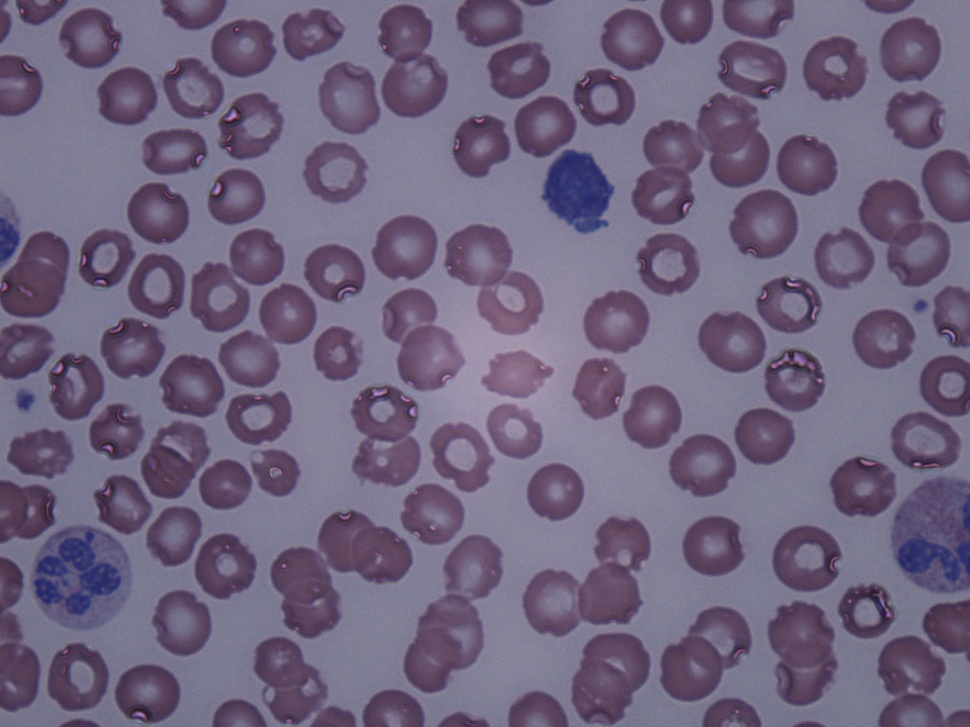
%> input picture Arslan_et_al-(2014)/data/b1.JPG, 970 x 727 px, shrunk from 1280 x 960 before the run
$ octave --eval "result = Sedat_et_al(imread('Arslan_et_al-(2014)/data/b1.JPG'));"   (GNU Octave 9; MATLAB toolbox functions it lacks are replaced by stand-ins)
%> lines starting %> are read from the running program, lines starting %| are printed output that depends on the picture; in (x1, y1, x2, y2) boxes, pixels count from 0 and x2, y2 are one past the last pixel; in counts of white or black regions, pixels touching at a corner belong together; the program's own positions count from 1
function [BW2] = Sedat_et_al(I)
%% Step 0: The original image is taken.
%% Step 1: The image뭩 intensity values are mapped to a new range by using imadjust.
Im = I;
%> Im is the input picture: size 727x970x3 uint8; mean R, G, B 111.9, 100.5, 126.6
R = Im(:,:,1);
G = Im(:,:,2);
B = Im(:,:,3);
R = imadjust(R);
B = imadjust(B);
G = imadjust(G);
I = cat(3,R,G,B);
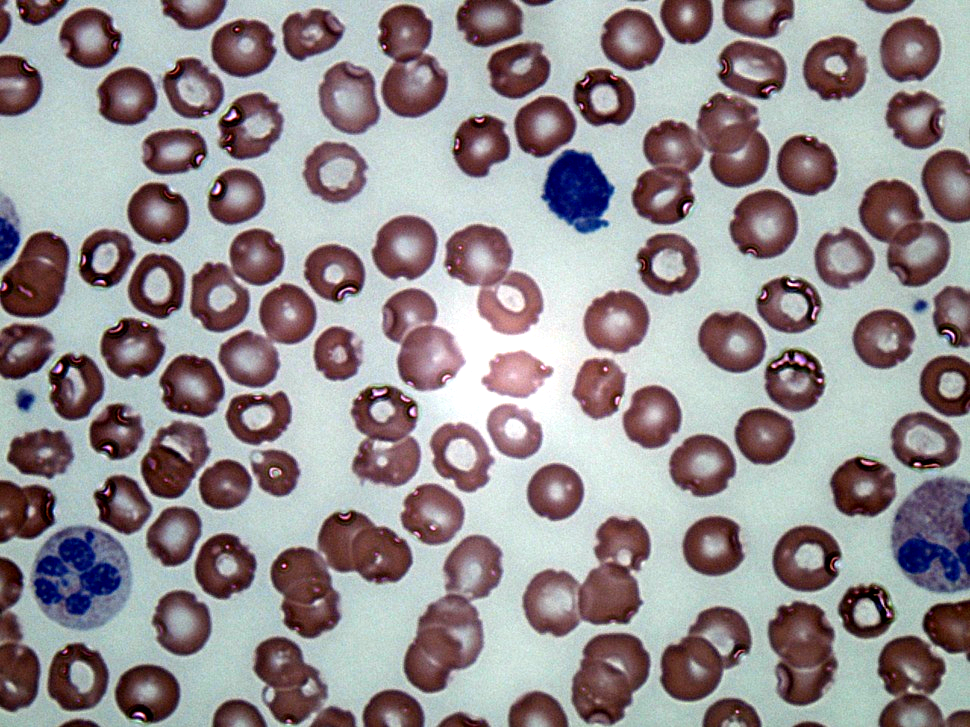
%> I: size 727x970x3 uint8; mean R, G, B 148.5, 141.2, 143.8
%% Step 2: The RGB image is converted to the grayscale image by using rgb2gray.
RGB = rgb2gray(I);
%% Step 3: The complement of the image is computed by using imcomplement.
gray = imcomplement(RGB);
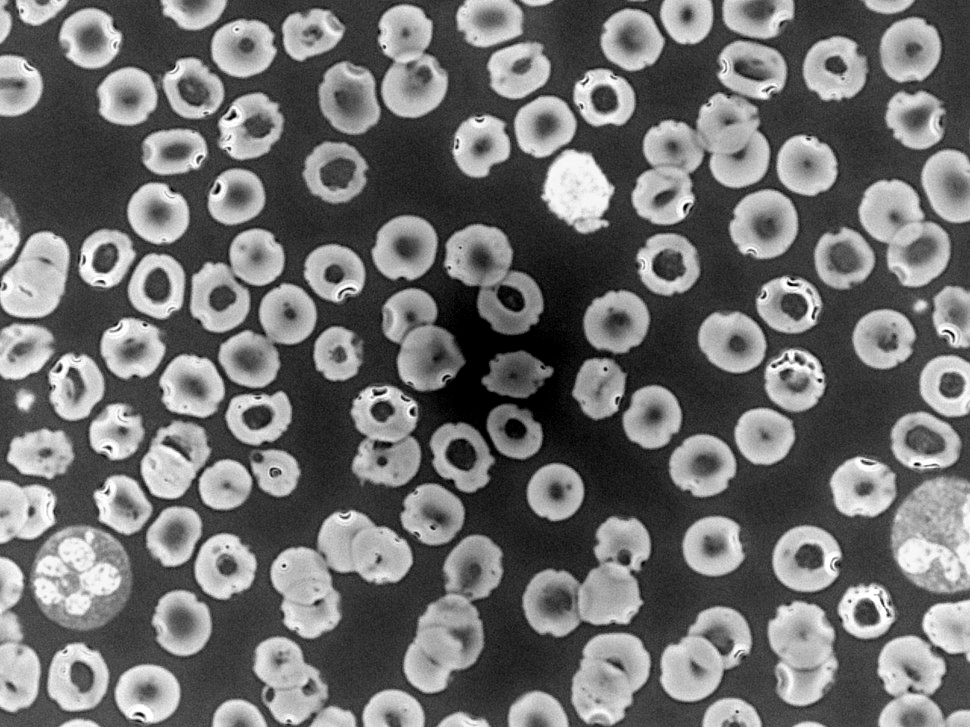
%> gray: size 727x970 uint8; min 0, max 255, mean 111.4
%% Step 4: Otsu뭩 method is used to automatically convert
%  the grayscale image to the binary image. The global
%  threshold (level) is computed by using graythresh.
level = graythresh(gray);
%> level = 0.475
BW = im2bw(gray,level);
%> BW: size 727x970 logical; 42.2% white; 156 white regions (43 under 20 px), largest, box (x1, y1, x2, y2) and area: (632, 93, 770, 225) 9422, (270, 510, 413, 639) 9201, (891, 476, 970, 593) 7622
%% Step 5: The imdilate function dilates the binary image
%  by using the flat, disk-shaped structuring element with
%  radius 1. Thus areas of foreground pixels grow in size
%  while holes within those regions become smaller.
se = strel('disk', 1);
SE = imdilate(BW, se);
%> SE: size 727x970 logical; 46.3% white; 121 white regions (10 under 20 px), largest, box (x1, y1, x2, y2) and area: (631, 40, 788, 226) 12969, (269, 509, 414, 640) 9751, (29, 525, 131, 631) 8158
% imshow(SE);
%% Step 6:
% gray2 = imcomplement(SE);
gray3 = imcomplement(BW);
BW = imfill(BW, 'holes');
%> BW: size 727x970 logical; 47.3% white; 142 white regions (29 under 20 px)
% imshow(BW);

%% Step 7
CC = bwconncomp(BW);
%> CC = 142 connected components
L = labelmatrix(CC);
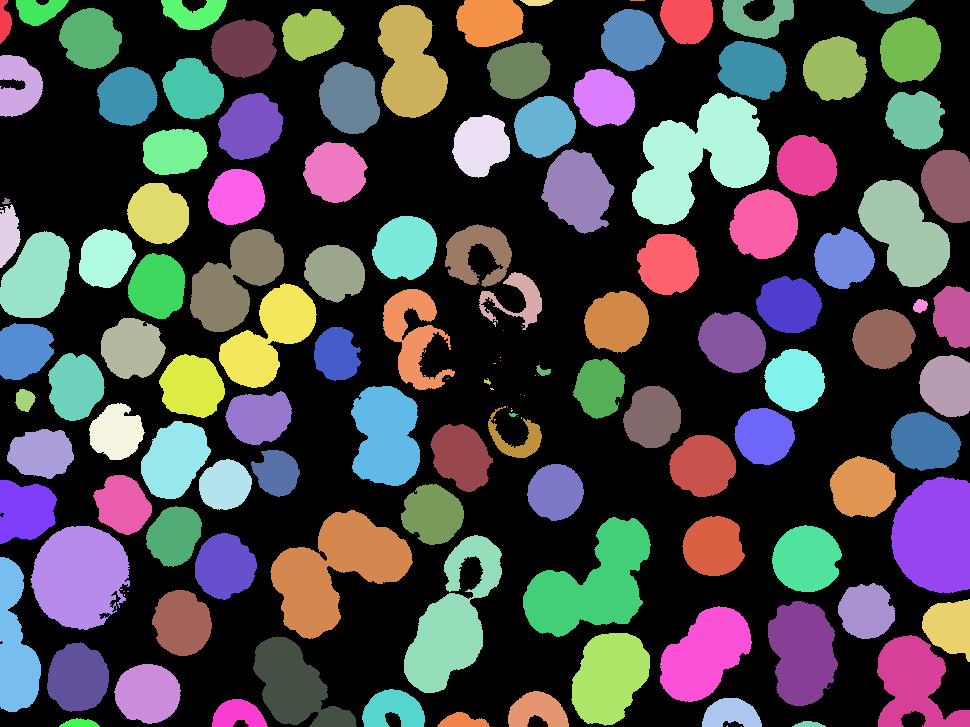
%> L: size 727x970 uint8; 143 distinct labels, from 0 to 142; one colour per label, 0 black
% figure, imshow(BW);
%% Step 8
stats = regionprops(L, 'Area', 'BoundingBox', 'MajorAxisLength', 'MinorAxisLength', 'PixelList', 'PixelIdxList');
%> stats = 142 regions; largest, box (x1, y1, x2, y2), Area, MajorAxisLength and MinorAxisLength: (632, 93, 770, 225) 10215 165.3 96.34, (270, 510, 413, 639) 9328 161.2 94.04, (523, 517, 651, 637) 8387 158.3 85.24, (30, 526, 130, 630) 7727 104.5 95.04, (891, 476, 970, 593) 7628 120.6 83.02

%% Step 9
[u, v] = size(stats);
%> u = 142; v = 1
if (u > 1)

    Average_major_axis_length = 0;
    Average_minor_axis_length = 0;
    Average_comp = zeros(1,u);
    for i = 1:u
            Average_comp(i) = (stats(i).MajorAxisLength + stats(i).MinorAxisLength)/2;
            Average_major_axis_length = Average_major_axis_length + stats(i).MajorAxisLength;
            Average_minor_axis_length = Average_minor_axis_length + stats(i).MinorAxisLength;
    end
%> this loop made 142 passes
%> (Average_major_axis_length, Average_minor_axis_length) on passes 1 to 12: (43.19, 12.44), (109.9, 58.53), (112.9, 60.61), (173.1, 81.38), (268.1, 142), (330, 194.4), (393.6, 255.1), (565.3, 293.2), (573.6, 299.5), (640.3, 347.8), (662.8, 367.3), (714.6, 393.3)
%> after the loop, Average_comp = 142 values, max 130.8 at index 106, min 1.15 at index 60, mean 49.3; Average_major_axis_length = 8130.5; Average_minor_axis_length = 5871.1

    Average_major_axis_length = Average_major_axis_length / u;
%> Average_major_axis_length = 57.26
    Average_minor_axis_length = Average_minor_axis_length / u;
%> Average_minor_axis_length = 41.35

    Average_axis_length_for_image = (Average_major_axis_length + Average_minor_axis_length) / 2;
%> Average_axis_length_for_image = 49.3

    for i = 1:u
            size_comp(i) = 100*(Average_comp(i)/Average_axis_length_for_image);
    end
%> this loop made 142 passes
%> after the loop, size_comp = 142 values, max 265.4 at index 106, min 2.34 at index 60, mean 100
    x = (70 * Average_axis_length_for_image)/100;
%> x = 34.51
    %% Step 10

cont = 0;
for i = 1:u
    if (size_comp(i) > x)
       BW = bwareaopen(BW, stats(i).Area);
       cont = cont + 1;
    end
end
%> this loop made 142 passes
%> pass 1, in Sedat_et_al, `BW = bwareaopen(BW, stats(i).Area);`:
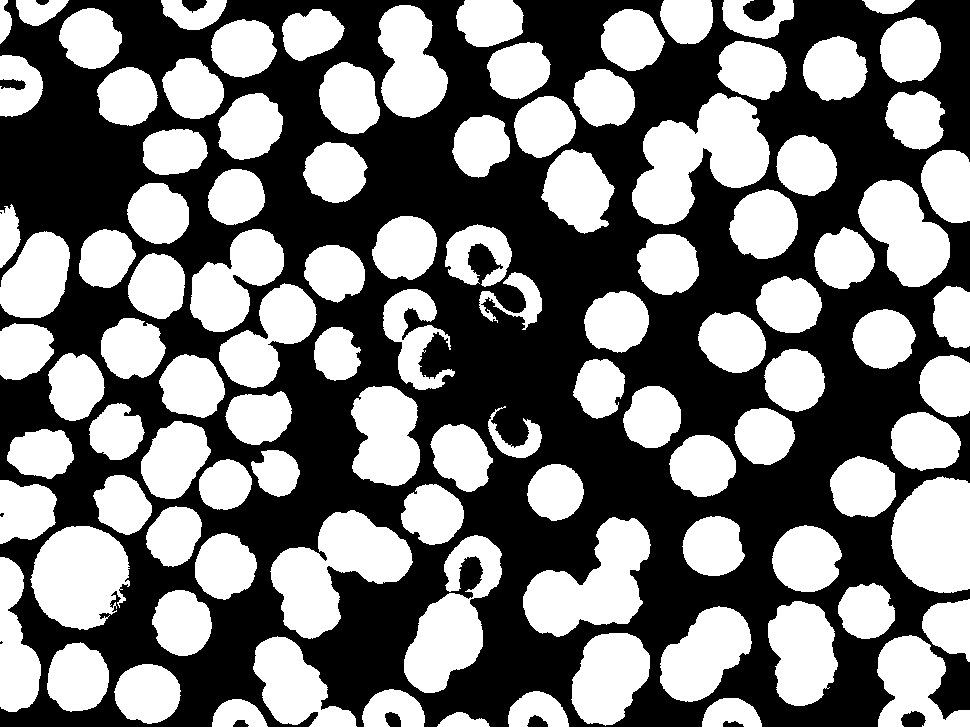
%> BW: size 727x970 logical; 47.1% white; 104 white regions, largest, box (x1, y1, x2, y2) and area: (632, 93, 770, 225) 10215, (270, 510, 413, 639) 9328, (523, 517, 651, 637) 8387
%> after the loop:
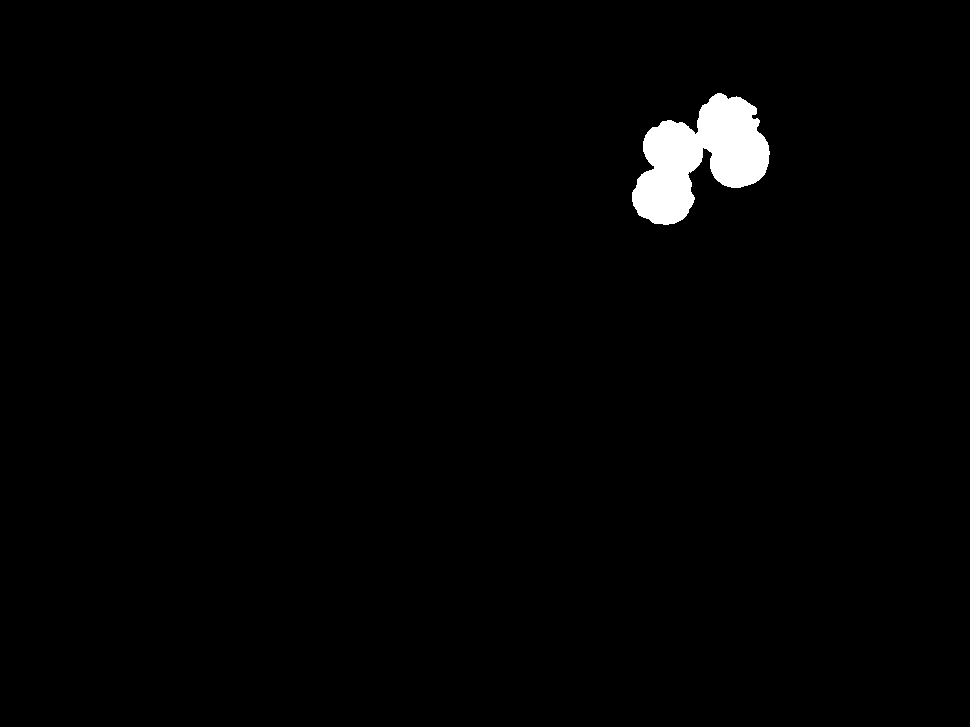
%> BW: size 727x970 logical; 1.4% white; 1 white region, box (x1, y1, x2, y2) and area: (632, 93, 770, 225) 10215
%> after the loop, cont = 108
end

%% Step 11
se = strel('disk', 1);
BW2 = imerode(BW, se);
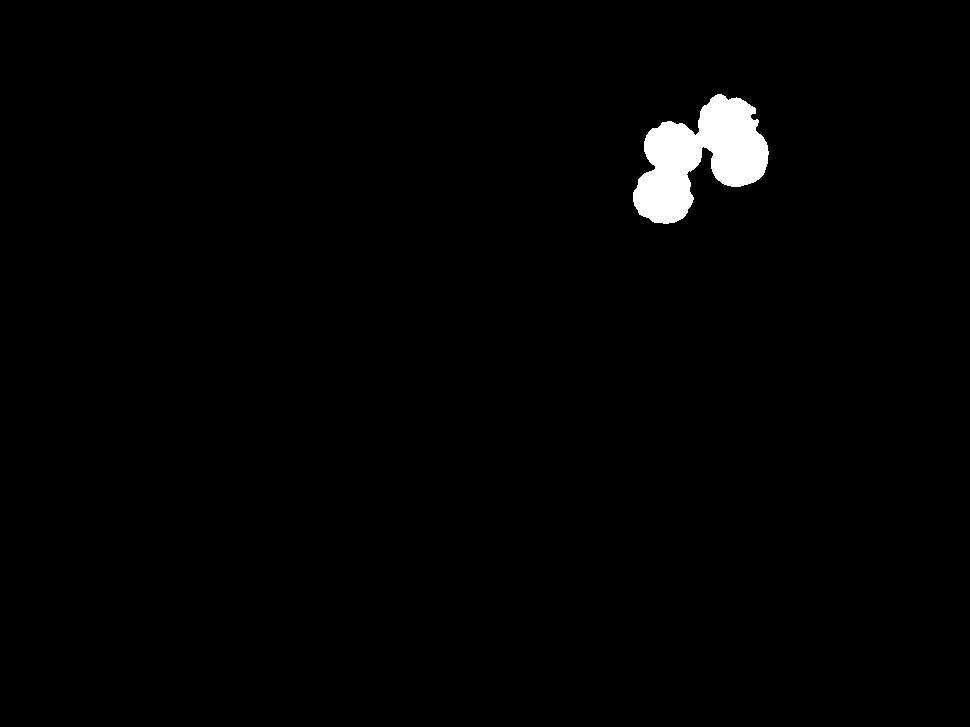
%> BW2: size 727x970 logical; 1.4% white; 1 white region, box (x1, y1, x2, y2) and area: (633, 94, 769, 224) 9711
% imshow(BW2);
% Z = immultiply(BW2,gray);
end

$ run again, on Arslan_et_al-(2014)/data/b35.JPG
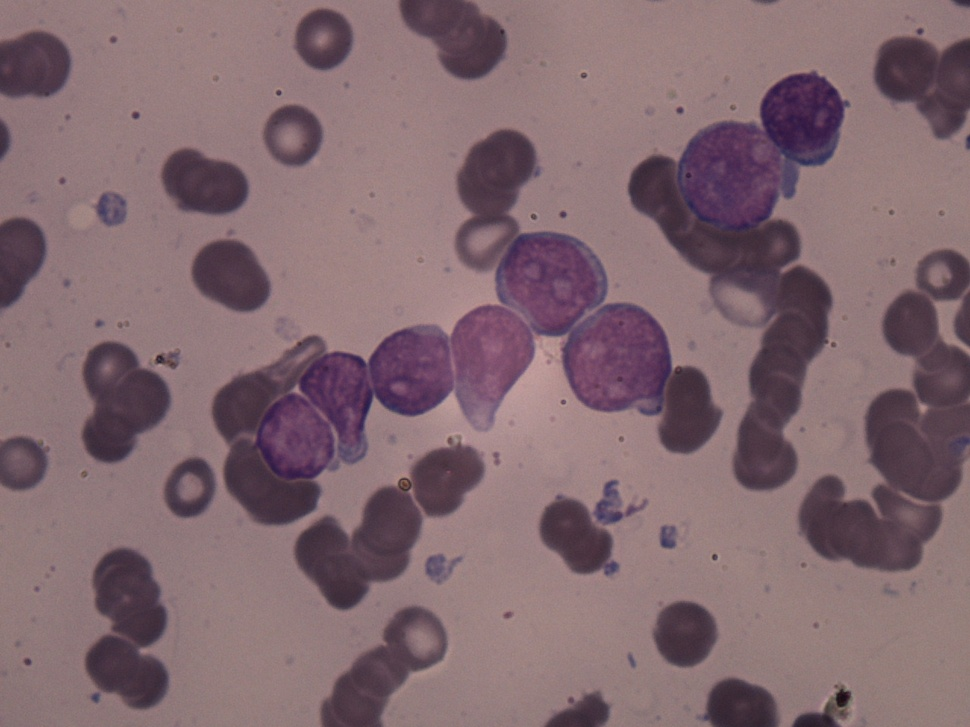
%> input picture Arslan_et_al-(2014)/data/b35.JPG, 970 x 727 px, shrunk from 1280 x 960 before the run
%> in Sedat_et_al, Im is the input picture: size 727x970x3 uint8; mean R, G, B 129.8, 104.7, 111.4
%> level = 0.486
%> SE: size 727x970 logical; 31.7% white; 77 white regions (14 under 20 px), largest, box (x1, y1, x2, y2) and area: (211, 128, 723, 526) 61399, (627, 70, 851, 492) 39419, (797, 249, 970, 572) 27584
%> gray3: size 727x970 logical; 69.9% white; 94 black regions (41 under 20 px), largest, box (x1, y1, x2, y2) and area: (628, 71, 850, 491) 38033, (456, 129, 722, 454) 27967, (798, 250, 970, 571) 26429
%> CC = 92 connected components
%> in Sedat_et_al, `L = labelmatrix(CC);`:
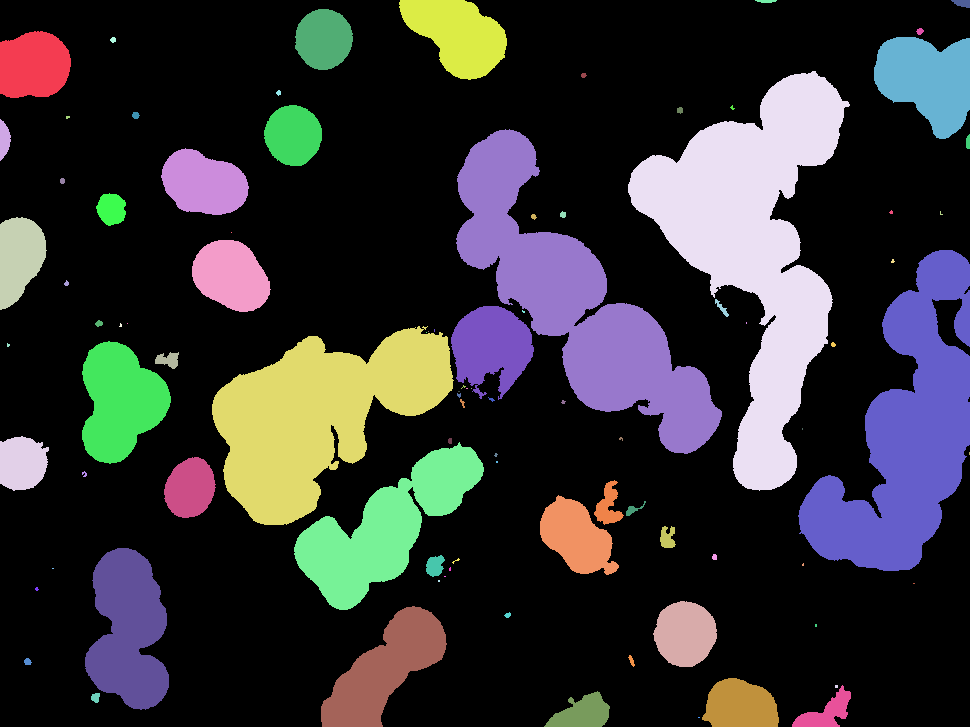
%> L: size 727x970 uint8; 93 distinct labels, from 0 to 92; one colour per label, 0 black
%> stats = 92 regions; largest, box (x1, y1, x2, y2), Area, MajorAxisLength and MinorAxisLength: (628, 71, 850, 491) 38041 424.8 185.2, (456, 129, 722, 454) 29144 413.4 111.4, (798, 250, 970, 571) 27154 359.6 128.7, (212, 326, 454, 525) 26150 275.9 142.5, (294, 442, 484, 610) 12969 235.9 83.19
%> u = 92; v = 1
%> the loop in Sedat_et_al, `for i = 1:u` made 92 passes
%> (Average_major_axis_length, Average_minor_axis_length) on passes 1 to 8: (76.51, 67.59), (115.5, 78.92), (208, 125.2), (263.8, 175.7), (267.7, 179), (275.6, 186), (279.7, 189.7), (282.1, 190.8)
%> after the loop in Sedat_et_al, `for i = 1:u`: Average_comp = 92 values, max 305 at index 65, min 1.15 at index 20, mean 33.36; Average_major_axis_length = 4012.4; Average_minor_axis_length = 2125.5
%> in Sedat_et_al, `Average_major_axis_length = Average_major_axis_length / u;`: Average_major_axis_length = 43.61
%> in Sedat_et_al, `Average_minor_axis_length = Average_minor_axis_length / u;`: Average_minor_axis_length = 23.1
%> Average_axis_length_for_image = 33.36
%> the loop in Sedat_et_al, `for i = 1:u` made 92 passes
%> after the loop in Sedat_et_al, `for i = 1:u`: size_comp = 92 values, max 914.4 at index 65, min 3.46 at index 20, mean 100
%> x = 23.35
%> after the loop in Sedat_et_al, `for i = 1:u`: cont = 37
%> in Sedat_et_al, `BW2 = imerode(BW, se);`:
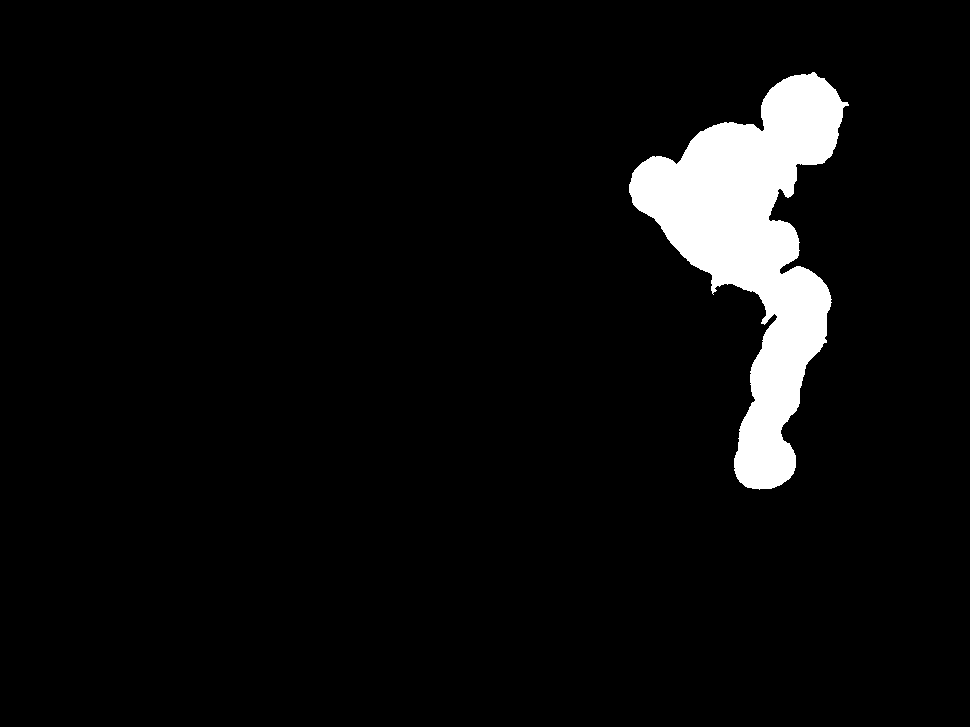
%> BW2: size 727x970 logical; 5.2% white; 1 white region, box (x1, y1, x2, y2) and area: (629, 72, 849, 490) 36796
